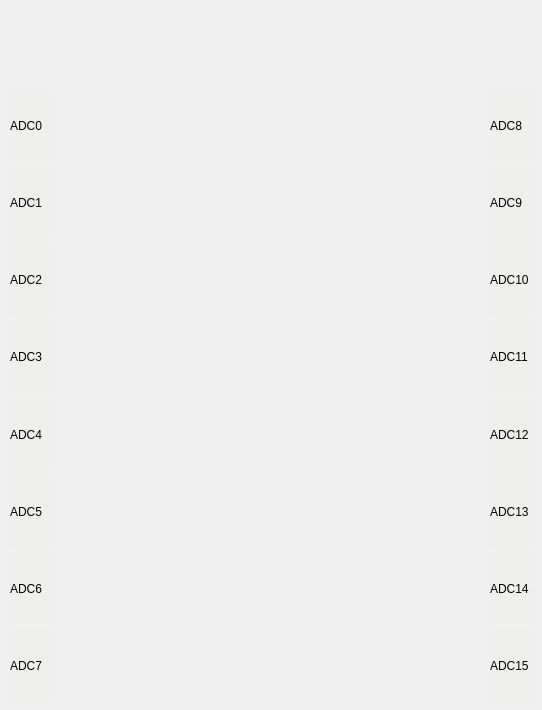
         <widget class="QWidget" name="sysref_time_tab_4">
          <attribute name="title">
           <string>sysref timing requirements</string>
          </attribute>
          <widget class="QWidget" name="layoutWidget_25">
           <property name="geometry">
            <rect>
             <x>490</x>
             <y>90</y>
             <width>43</width>
             <height>611</height>
            </rect>
           </property>
           <layout class="QVBoxLayout" name="verticalLayout_32">
            <item>
             <widget class="QLabel" name="label_adc8_13">
              <property name="maximumSize">
               <size>
                <width>16777215</width>
                <height>16777215</height>
               </size>
              </property>
              <property name="layoutDirection">
               <enum>Qt::LeftToRight</enum>
              </property>
              <property name="styleSheet">
               <string notr="true">background-color: rgb(238, 238, 236);</string>
              </property>
              <property name="text">
               <string>ADC8</string>
              </property>
              <property name="alignment">
               <set>Qt::AlignLeading|Qt::AlignLeft|Qt::AlignVCenter</set>
              </property>
             </widget>
            </item>
            <item>
             <widget class="QLabel" name="label_adc9_13">
              <property name="maximumSize">
               <size>
                <width>16777215</width>
                <height>16777215</height>
               </size>
              </property>
              <property name="layoutDirection">
               <enum>Qt::LeftToRight</enum>
              </property>
              <property name="styleSheet">
               <string notr="true">background-color: rgb(238, 238, 236);</string>
              </property>
              <property name="text">
               <string>ADC9</string>
              </property>
              <property name="alignment">
               <set>Qt::AlignLeading|Qt::AlignLeft|Qt::AlignVCenter</set>
              </property>
             </widget>
            </item>
            <item>
             <widget class="QLabel" name="label_adc10_13">
              <property name="maximumSize">
               <size>
                <width>16777215</width>
                <height>16777215</height>
               </size>
              </property>
              <property name="layoutDirection">
               <enum>Qt::LeftToRight</enum>
              </property>
              <property name="styleSheet">
               <string notr="true">background-color: rgb(238, 238, 236);</string>
              </property>
              <property name="text">
               <string>ADC10</string>
              </property>
              <property name="alignment">
               <set>Qt::AlignLeading|Qt::AlignLeft|Qt::AlignVCenter</set>
              </property>
             </widget>
            </item>
            <item>
             <widget class="QLabel" name="label_adc11_13">
              <property name="maximumSize">
               <size>
                <width>16777215</width>
                <height>16777215</height>
               </size>
              </property>
              <property name="layoutDirection">
               <enum>Qt::LeftToRight</enum>
              </property>
              <property name="styleSheet">
               <string notr="true">background-color: rgb(238, 238, 236);</string>
              </property>
              <property name="text">
               <string>ADC11</string>
              </property>
              <property name="alignment">
               <set>Qt::AlignLeading|Qt::AlignLeft|Qt::AlignVCenter</set>
              </property>
             </widget>
            </item>
            <item>
             <widget class="QLabel" name="label_adc12_13">
              <property name="maximumSize">
               <size>
                <width>16777215</width>
                <height>16777215</height>
               </size>
              </property>
              <property name="layoutDirection">
               <enum>Qt::LeftToRight</enum>
              </property>
              <property name="styleSheet">
               <string notr="true">background-color: rgb(238, 238, 236);</string>
              </property>
              <property name="text">
               <string>ADC12</string>
              </property>
              <property name="alignment">
               <set>Qt::AlignLeading|Qt::AlignLeft|Qt::AlignVCenter</set>
              </property>
             </widget>
            </item>
            <item>
             <widget class="QLabel" name="label_adc13_13">
              <property name="maximumSize">
               <size>
                <width>16777215</width>
                <height>16777215</height>
               </size>
              </property>
              <property name="layoutDirection">
               <enum>Qt::LeftToRight</enum>
              </property>
              <property name="styleSheet">
               <string notr="true">background-color: rgb(238, 238, 236);</string>
              </property>
              <property name="text">
               <string>ADC13</string>
              </property>
              <property name="alignment">
               <set>Qt::AlignLeading|Qt::AlignLeft|Qt::AlignVCenter</set>
              </property>
             </widget>
            </item>
            <item>
             <widget class="QLabel" name="label_adc14_13">
              <property name="maximumSize">
               <size>
                <width>16777215</width>
                <height>16777215</height>
               </size>
              </property>
              <property name="layoutDirection">
               <enum>Qt::LeftToRight</enum>
              </property>
              <property name="styleSheet">
               <string notr="true">background-color: rgb(238, 238, 236);</string>
              </property>
              <property name="text">
               <string>ADC14</string>
              </property>
              <property name="alignment">
               <set>Qt::AlignLeading|Qt::AlignLeft|Qt::AlignVCenter</set>
              </property>
             </widget>
            </item>
            <item>
             <widget class="QLabel" name="label_adc15_13">
              <property name="maximumSize">
               <size>
                <width>16777215</width>
                <height>16777215</height>
               </size>
              </property>
              <property name="layoutDirection">
               <enum>Qt::LeftToRight</enum>
              </property>
              <property name="styleSheet">
               <string notr="true">background-color: rgb(238, 238, 236);</string>
              </property>
              <property name="text">
               <string>ADC15</string>
              </property>
              <property name="alignment">
               <set>Qt::AlignLeading|Qt::AlignLeft|Qt::AlignVCenter</set>
              </property>
             </widget>
            </item>
           </layout>
          </widget>
          <widget class="QWidget" name="layoutWidget_26">
           <property name="geometry">
            <rect>
             <x>10</x>
             <y>90</y>
             <width>41</width>
             <height>611</height>
            </rect>
           </property>
           <layout class="QVBoxLayout" name="verticalLayout_33">
            <item>
             <widget class="QLabel" name="label_adc0_13">
              <property name="maximumSize">
               <size>
                <width>16777215</width>
                <height>16777215</height>
               </size>
              </property>
              <property name="layoutDirection">
               <enum>Qt::LeftToRight</enum>
              </property>
              <property name="styleSheet">
               <string notr="true">background-color: rgb(238, 238, 236);</string>
              </property>
              <property name="text">
               <string>ADC0</string>
              </property>
              <property name="alignment">
               <set>Qt::AlignLeading|Qt::AlignLeft|Qt::AlignVCenter</set>
              </property>
             </widget>
            </item>
            <item>
             <widget class="QLabel" name="label_adc1_13">
              <property name="maximumSize">
               <size>
                <width>16777215</width>
                <height>16777215</height>
               </size>
              </property>
              <property name="layoutDirection">
               <enum>Qt::LeftToRight</enum>
              </property>
              <property name="styleSheet">
               <string notr="true">background-color: rgb(238, 238, 236);</string>
              </property>
              <property name="text">
               <string>ADC1</string>
              </property>
              <property name="alignment">
               <set>Qt::AlignLeading|Qt::AlignLeft|Qt::AlignVCenter</set>
              </property>
             </widget>
            </item>
            <item>
             <widget class="QLabel" name="label_adc2_13">
              <property name="maximumSize">
               <size>
                <width>16777215</width>
                <height>16777215</height>
               </size>
              </property>
              <property name="layoutDirection">
               <enum>Qt::LeftToRight</enum>
              </property>
              <property name="styleSheet">
               <string notr="true">background-color: rgb(238, 238, 236);</string>
              </property>
              <property name="text">
               <string>ADC2</string>
              </property>
              <property name="alignment">
               <set>Qt::AlignLeading|Qt::AlignLeft|Qt::AlignVCenter</set>
              </property>
             </widget>
            </item>
            <item>
             <widget class="QLabel" name="label_adc3_13">
              <property name="maximumSize">
               <size>
                <width>16777215</width>
                <height>16777215</height>
               </size>
              </property>
              <property name="layoutDirection">
               <enum>Qt::LeftToRight</enum>
              </property>
              <property name="styleSheet">
               <string notr="true">background-color: rgb(238, 238, 236);</string>
              </property>
              <property name="text">
               <string>ADC3</string>
              </property>
              <property name="alignment">
               <set>Qt::AlignLeading|Qt::AlignLeft|Qt::AlignVCenter</set>
              </property>
             </widget>
            </item>
            <item>
             <widget class="QLabel" name="label_adc4_13">
              <property name="maximumSize">
               <size>
                <width>16777215</width>
                <height>16777215</height>
               </size>
              </property>
              <property name="layoutDirection">
               <enum>Qt::LeftToRight</enum>
              </property>
              <property name="styleSheet">
               <string notr="true">background-color: rgb(238, 238, 236);</string>
              </property>
              <property name="text">
               <string>ADC4</string>
              </property>
              <property name="alignment">
               <set>Qt::AlignLeading|Qt::AlignLeft|Qt::AlignVCenter</set>
              </property>
             </widget>
            </item>
            <item>
             <widget class="QLabel" name="label_adc5_13">
              <property name="maximumSize">
               <size>
                <width>16777215</width>
                <height>16777215</height>
               </size>
              </property>
              <property name="layoutDirection">
               <enum>Qt::LeftToRight</enum>
              </property>
              <property name="styleSheet">
               <string notr="true">background-color: rgb(238, 238, 236);</string>
              </property>
              <property name="text">
               <string>ADC5</string>
              </property>
              <property name="alignment">
               <set>Qt::AlignLeading|Qt::AlignLeft|Qt::AlignVCenter</set>
              </property>
             </widget>
            </item>
            <item>
             <widget class="QLabel" name="label_adc6_13">
              <property name="maximumSize">
               <size>
                <width>16777215</width>
                <height>16777215</height>
               </size>
              </property>
              <property name="layoutDirection">
               <enum>Qt::LeftToRight</enum>
              </property>
              <property name="styleSheet">
               <string notr="true">background-color: rgb(238, 238, 236);</string>
              </property>
              <property name="text">
               <string>ADC6</string>
              </property>
              <property name="alignment">
               <set>Qt::AlignLeading|Qt::AlignLeft|Qt::AlignVCenter</set>
              </property>
             </widget>
            </item>
            <item>
             <widget class="QLabel" name="label_adc7_13">
              <property name="maximumSize">
               <size>
                <width>16777215</width>
                <height>16777215</height>
               </size>
              </property>
              <property name="layoutDirection">
               <enum>Qt::LeftToRight</enum>
              </property>
              <property name="styleSheet">
               <string notr="true">background-color: rgb(238, 238, 236);</string>
              </property>
              <property name="text">
               <string>ADC7</string>
              </property>
              <property name="alignment">
               <set>Qt::AlignLeading|Qt::AlignLeft|Qt::AlignVCenter</set>
              </property>
             </widget>
            </item>
           </layout>
          </widget>
         </widget>
